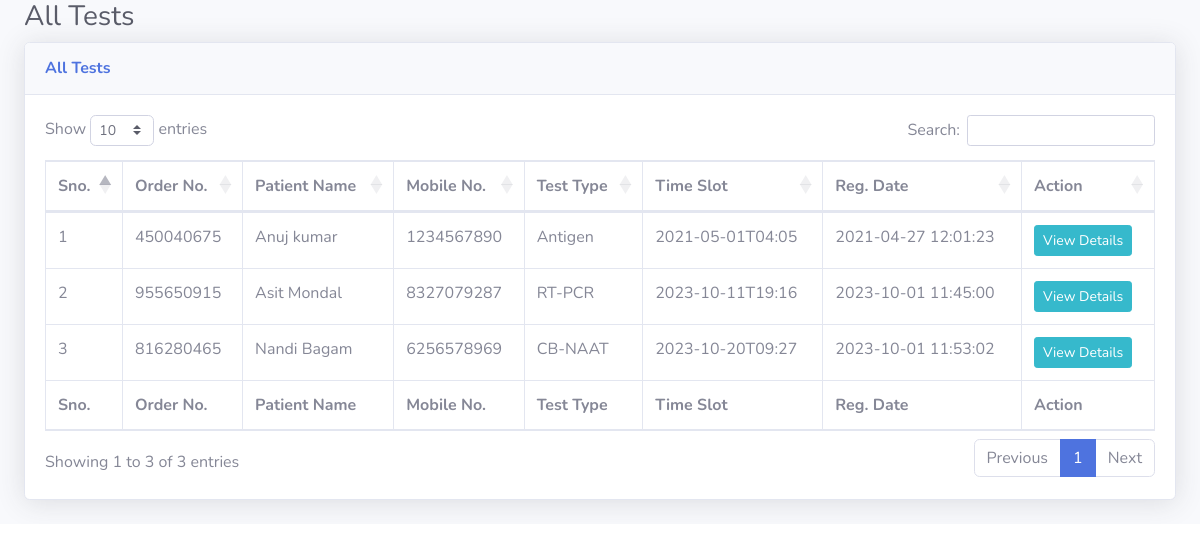
/all-test.php (signed in), run on the app's committed database.
### tables this page shows
CREATE TABLE `tbltestrecord` (
  `id` int(11) NOT NULL,
  `OrderNumber` bigint(14) DEFAULT NULL,
  `PatientMobileNumber` bigint(14) DEFAULT NULL,
  `TestType` varchar(100) DEFAULT NULL,
  `TestTimeSlot` varchar(120) DEFAULT NULL,
  `ReportStatus` varchar(100) DEFAULT NULL,
  `FinalReport` varchar(150) DEFAULT NULL,
  `ReportUploadTime` varchar(200) DEFAULT NULL,
  `RegistrationDate` timestamp NULL DEFAULT current_timestamp(),
  `AssignedtoEmpId` varchar(150) DEFAULT NULL,
  `AssigntoName` varchar(180) DEFAULT NULL,
  `AssignedTime` varchar(100) DEFAULT NULL
);

CREATE TABLE `tblpatients` (
  `id` int(11) NOT NULL,
  `FullName` varchar(120) DEFAULT NULL,
  `MobileNumber` bigint(12) DEFAULT NULL,
  `DateOfBirth` date DEFAULT NULL,
  `GovtIssuedId` varchar(150) DEFAULT NULL,
  `GovtIssuedIdNo` varchar(150) DEFAULT NULL,
  `FullAddress` varchar(255) DEFAULT NULL,
  `State` varchar(200) DEFAULT NULL,
  `RegistrationDate` timestamp NOT NULL DEFAULT current_timestamp()
);

### all-test.php (the view, shortened to what this page needs)
<?php session_start();
if (strlen($_SESSION['aid']==0)) {
  header('location:logout.php');
  } else{
?>
<!DOCTYPE html>
<html lang="en">
<head>
    <link href="vendor/fontawesome-free/css/all.min.css" rel="stylesheet" type="text/css">
    <link href="css/sb-admin-2.min.css" rel="stylesheet">
    <link href="vendor/datatables/dataTables.bootstrap4.min.css" rel="stylesheet">
</head>
<body id="page-top">
    <div id="wrapper">
        <div id="content-wrapper" class="d-flex flex-column">
            <div id="content">
                <div class="container-fluid">
                    <h1 class="h3 mb-2 text-gray-800">All Tests</h1>
                    <div class="card shadow mb-4">
                        <div class="card-header py-3">
                            <h6 class="m-0 font-weight-bold text-primary">All Tests</h6>
                        </div>
                        <div class="card-body">
                            <div class="table-responsive">
                                <form name="assignto" method="post">
                    <table class="table table-bordered" id="dataTable" width="100%" cellspacing="0">
                                    <thead>
                                        <tr>
                                            <th>Sno.</th>
                                            <th>Order No.</th>
                                            <th>Patient Name</th>
                                            <th>Mobile No.</th>
                                            <th>Test Type</th>
                                            <th>Time Slot</th>
                                            <th>Reg. Date</th>
                                            <th>Action</th>
                                        </tr>
                                    </thead>
                                      <tfoot>
                                            <tr>
                                            <th>Sno.</th>
                                            <th>Order No.</th>
                                            <th>Patient Name</th>
                                            <th>Mobile No.</th>
                                            <th>Test Type</th>
                                            <th>Time Slot</th>
                                            <th>Reg. Date</th>
                                            <th>Action</th>
                                        </tr>
                                    </tfoot>
                                    <tbody>
<?php $query=mysqli_query($con,"select tbltestrecord.OrderNumber,tblpatients.FullName,tblpatients.MobileNumber,tbltestrecord.TestType,tbltestrecord.TestTimeSlot,tbltestrecord.RegistrationDate,tbltestrecord.id as testid from tbltestrecord
join tblpatients on tblpatients.MobileNumber=tbltestrecord.PatientMobileNumber
    ");
$cnt=1;
while($row=mysqli_fetch_array($query)){
?>
                                        <tr>
                                            <td><?php echo $cnt;?></td>
                                            <td><?php echo $row['OrderNumber'];?></td>
                                            <td><?php echo $row['FullName'];?></td>
                                            <td><?php echo $row['MobileNumber'];?></td>
                                            <td><?php echo $row['TestType'];?></td>
                                            <td><?php echo $row['TestTimeSlot'];?></td>
                                             <td><?php echo $row['RegistrationDate'];?></td>
                                            <td>
                                <a href="test-details.php?tid=<?php echo $row['testid'];?>&&oid=<?php echo $row['OrderNumber'];?>" class="btn btn-info btn-sm">View Details</a>
                            </td>
                                        </tr>
<?php $cnt++;} ?>
                                    </tbody>
                                </table>
                                     </form>
                            </div>
                        </div>
                    </div>
                </div>
            </div>
        </div>
    </div>
</body>
</html>
<?php } ?>

### data on the page
tbltestrecord: OrderNumber "450040675", tblpatients.FullName "Anuj kumar", tblpatients.MobileNumber "1234567890", TestType "Antigen", TestTimeSlot "2021-05-01T04:05", RegistrationDate "2021-04-27 12:01:23"
tbltestrecord: OrderNumber "955650915", tblpatients.FullName "Asit Mondal", tblpatients.MobileNumber "8327079287", TestType "RT-PCR", TestTimeSlot "2023-10-11T19:16", RegistrationDate "2023-10-01 11:45:00"
tbltestrecord: OrderNumber "816280465", tblpatients.FullName "Nandi Bagam", tblpatients.MobileNumber "6256578969", TestType "CB-NAAT", TestTimeSlot "2023-10-20T09:27", RegistrationDate "2023-10-01 11:53:02"
